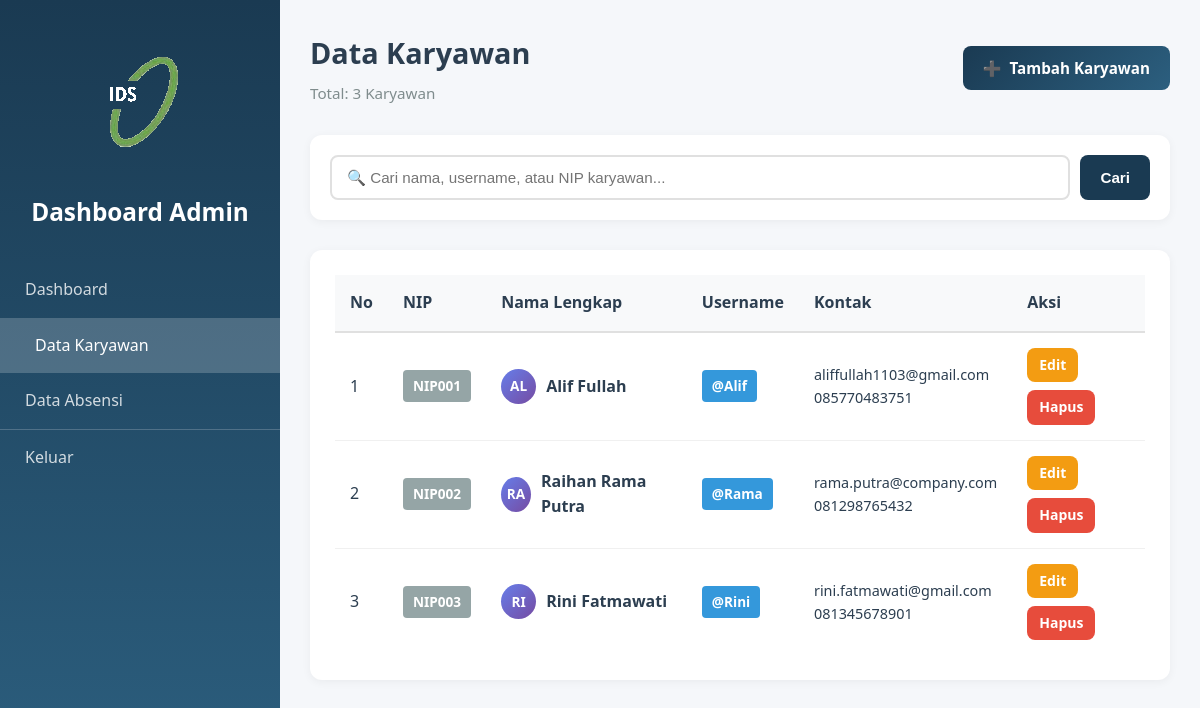
The app's page /pages/dashboard.php?page=karyawan (signed in) with its own data.
### tables this page shows
CREATE TABLE `karyawan` (
  `id_karyawan` int(11) NOT NULL,
  `nip` varchar(20) NOT NULL,
  `id_user` int(11) NOT NULL,
  `nama_lengkap` varchar(100) NOT NULL,
  `jenis_kelamin` enum('Laki-laki','Perempuan') NOT NULL,
  `email` varchar(100) DEFAULT NULL,
  `no_tlp` varchar(15) DEFAULT NULL,
  `tgl_lahir` date DEFAULT NULL,
  `alamat` text DEFAULT NULL,
  `foto` varchar(255) DEFAULT NULL,
  `created_at` timestamp NOT NULL DEFAULT current_timestamp(),
  `updated_at` timestamp NOT NULL DEFAULT current_timestamp() ON UPDATE current_timestamp()
);

CREATE TABLE `user` (
  `id_user` int(11) NOT NULL,
  `nama` varchar(100) NOT NULL,
  `username` varchar(50) NOT NULL,
  `password` varchar(255) NOT NULL,
  `role` enum('admin','karyawan') NOT NULL DEFAULT 'karyawan',
  `foto_profil` varchar(255) NOT NULL,
  `tgl_register` timestamp NOT NULL DEFAULT current_timestamp()
);

### pages/content_karyawan.php (the view, shortened to what this page needs)
<?php
include('../config/koneksi.php');
$search = isset($_GET['search']) ? mysqli_real_escape_string($koneksi, $_GET['search']) : '';
$query = "SELECT u.*, k.nama_lengkap, k.nip, k.email, k.no_tlp
          FROM user u
          LEFT JOIN karyawan k ON u.id_user = k.id_user
          WHERE u.role='karyawan'";
$query .= " ORDER BY u.nama ASC";
$karyawan = mysqli_query($koneksi, $query);
$total_karyawan = mysqli_num_rows($karyawan);
?>
<div class="page-header">
    <div class="header-content">
        <h3>Data Karyawan</h3>
        <p class="subtitle">Total: <?= $total_karyawan ?> Karyawan</p>
    </div>
    <div class="header-actions">
        <a href="tambah_karyawan.php" class="btn btn-primary">
            <span>➕</span> Tambah Karyawan
        </a>
    </div>
</div>
<div class="search-container">
    <form method="GET" action="" class="search-form">
        <div class="search-input-group">
            <input
                type="text"
                name="search"
                class="search-input"
                placeholder="🔍 Cari nama, username, atau NIP karyawan..."
                value="<?= htmlspecialchars($search) ?>"
            >
            <button type="submit" class="btn btn-search">Cari</button>
        </div>
    </form>
</div>
<div class="card table-card">
    <div class="card-body">
        <?php if($total_karyawan > 0): ?>
            <div class="table-responsive">
                <table class="table">
                    <thead>
                        <tr>
                            <th>No</th>
                            <th>NIP</th>
                            <th>Nama Lengkap</th>
                            <th>Username</th>
                            <th>Kontak</th>
                            <th>Aksi</th>
                        </tr>
                    </thead>
                    <tbody>
                        <?php
                        $no = 1;
                        while($row = mysqli_fetch_assoc($karyawan)):
                        ?>
                        <tr>
                            <td data-label="No"><?= $no++ ?></td>
                            <td data-label="NIP">
                                <span class="badge badge-secondary"><?= htmlspecialchars($row['nip'] ?? '-') ?></span>
                            </td>
                            <td data-label="Nama Lengkap">
                                <div class="employee-info">
                                    <span class="employee-avatar">
                                        <?= strtoupper(substr($row['nama_lengkap'] ?? $row['nama'], 0, 2)) ?>
                                    </span>
                                    <strong><?= htmlspecialchars($row['nama_lengkap'] ?? $row['nama']) ?></strong>
                                </div>
                            </td>
                            <td data-label="Username">
                                <span class="badge badge-info">@<?= htmlspecialchars($row['username']) ?></span>
                            </td>
                            <td data-label="Kontak">
                                <div style="font-size: 0.9em;">
                                    <?php if(!empty($row['email'])): ?>
                                        <div><?= htmlspecialchars($row['email']) ?></div>
                                    <?php endif; ?>
                                    <?php if(!empty($row['no_tlp'])): ?>
                                        <div><?= htmlspecialchars($row['no_tlp']) ?></div>
                                    <?php endif; ?>
                                </div>
                            </td>
                            <td data-label="Aksi">
                                <div class="action-buttons">
                                    <a href="edit_karyawan.php?id_user=<?= $row['id_user'] ?>"
                                       class="btn btn-warning btn-sm"
                                       title="Edit Karyawan">Edit
                                    </a>
                                    <a href="hapus_karyawan.php?id_user=<?= $row['id_user'] ?>"
                                       class="btn btn-danger btn-sm"
                                       onclick="return confirm('Yakin ingin menghapus karyawan <?= htmlspecialchars($row['nama_lengkap'] ?? $row['nama']) ?>?')"
                                       title="Hapus Karyawan">Hapus
                                    </a>
                                </div>
                            </td>
                        </tr>
                        <?php endwhile; ?>
                    </tbody>
                </table>
            </div>
        <?php endif; ?>
    </div>
</div>

### assets/css/dashboard.css (style rules this page uses)
* { margin: 0; padding: 0; box-sizing: border-box; }
:root { --primary-navy: #1a3a52; --primary-orange: #ff6600; --secondary-navy: #2c5f7f; --light-orange: #ff8533; --white: #ffffff; --light-gray: #f5f7fa; --gray: #95a5a6; --dark-gray: #34495e; --text-dark: #2c3e50; --success: #27ae60; --danger: #e74c3c; --warning: #f39c12; --info: #3498db; }
body { font-family: 'Segoe UI', Tahoma, Geneva, Verdana, sans-serif; background: var(--light-gray); color: var(--text-dark); line-height: 1.6; }
.page-header { display: flex; justify-content: space-between; align-items: center; margin-bottom: 30px; flex-wrap: wrap; gap: 20px; }
.page-header h3 { color: #2c3e50; font-size: 1.8rem; }
.page-header .subtitle { color: #7f8c8d; font-size: 0.95rem; margin-top: 5px; }
.header-actions { display: flex; gap: 10px; }
.card { background: white; border-radius: 12px; box-shadow: 0 2px 10px rgba(0,0,0,0.05); margin-bottom: 30px; }
.card-body { padding: 25px; }
.search-container, .filter-container { margin-bottom: 30px; }
.search-form, .filter-form { background: white; padding: 20px; border-radius: 12px; box-shadow: 0 2px 10px rgba(0,0,0,0.05); }
.search-input-group { display: flex; gap: 10px; flex-wrap: wrap; }
.search-input, .filter-input { flex: 1; min-width: 250px; padding: 12px 15px; border: 2px solid #e0e0e0; border-radius: 8px; font-size: 0.95rem; transition: all 0.3s; }
.btn { padding: 10px 20px; border: none; border-radius: 8px; cursor: pointer; font-size: 0.95rem; font-weight: 600; transition: all 0.3s; text-decoration: none; display: inline-flex; align-items: center; gap: 8px; justify-content: center; }
.btn-primary { background: linear-gradient(135deg, #1a3a52 0%, #2c5f7f 100%); color: white; }
.btn-warning { background: #f39c12; color: white; }
.btn-danger { background: #e74c3c; color: white; }
.btn-search { background: #1a3a52; color: white; }
.btn-sm { padding: 6px 12px; font-size: 0.85rem; }
.table-responsive { overflow-x: auto; }
.table { width: 100%; border-collapse: collapse; }
.table thead { background: #f8f9fa; }
.table th { padding: 15px; text-align: left; color: #2c3e50; font-weight: 700; border-bottom: 2px solid #e0e0e0; white-space: nowrap; }
.table td { padding: 15px; border-bottom: 1px solid #f0f0f0; vertical-align: middle; }
.table tbody tr:last-child td { border-bottom: none; }
.employee-info { display: flex; align-items: center; gap: 12px; }
.employee-avatar { width: 40px; height: 40px; border-radius: 50%; background: linear-gradient(135deg, #1a3a52 0%, #2c5f7f 100%); color: white; display: flex; align-items: center; justify-content: center; font-weight: 700; font-size: 0.9rem; }
.badge { display: inline-block; padding: 6px 12px; border-radius: 20px; font-size: 0.85rem; font-weight: 600; }
.badge-info { background: #d1ecf1; color: #0c5460; }
.action-buttons { display: flex; gap: 8px; flex-wrap: wrap; }

### pages/content_karyawan.php (style rules this page uses)
.badge { padding: 5px 10px; border-radius: 4px; font-size: 0.85em; font-weight: 600; }
.badge-info { background: #3498db; color: white; }
.badge-secondary { background: #95a5a6; color: white; }
.employee-info { display: flex; align-items: center; gap: 10px; }
.employee-avatar { width: 35px; height: 35px; border-radius: 50%; background: linear-gradient(135deg, #667eea 0%, #764ba2 100%); color: white; display: flex; align-items: center; justify-content: center; font-weight: bold; font-size: 0.85em; }
.action-buttons { display: flex; gap: 8px; flex-wrap: wrap; }
.btn-sm { padding: 6px 12px; font-size: 0.875rem; }

### records on screen
karyawan: nip "NIP001", nama_lengkap "AL", nama_lengkap "Alif Fullah", id_user.username "Alif", email "aliffullah1103@gmail.com", no_tlp "085770483751"
karyawan: nip "NIP002", nama_lengkap "RA", nama_lengkap "Raihan Rama Putra", id_user.username "Rama", email "rama.putra@company.com", no_tlp "081298765432"
karyawan: nip "NIP003", nama_lengkap "RI", nama_lengkap "Rini Fatmawati", id_user.username "Rini", email "rini.fatmawati@gmail.com", no_tlp "081345678901"

### other values on screen
$total_karyawan "3"
